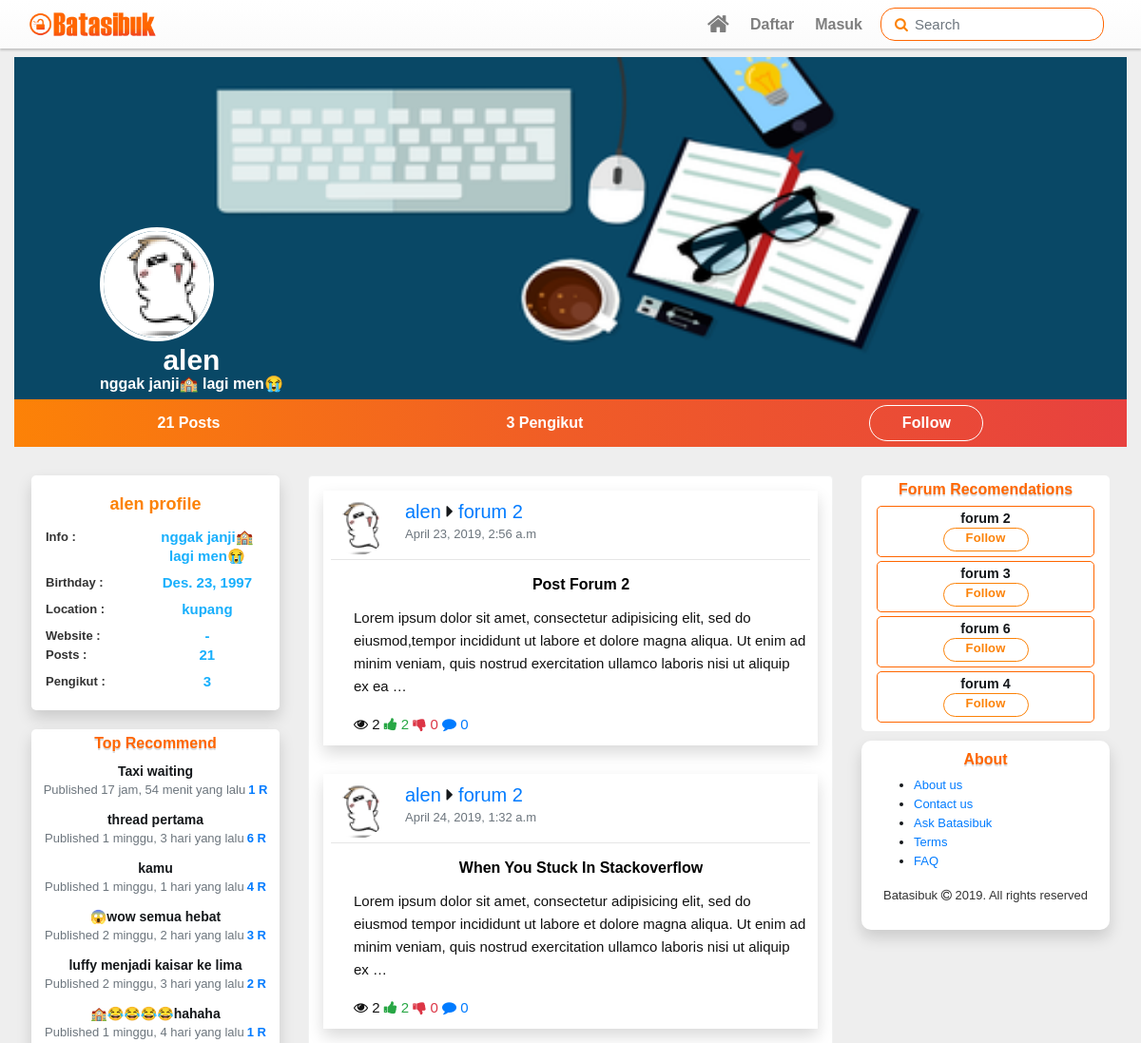
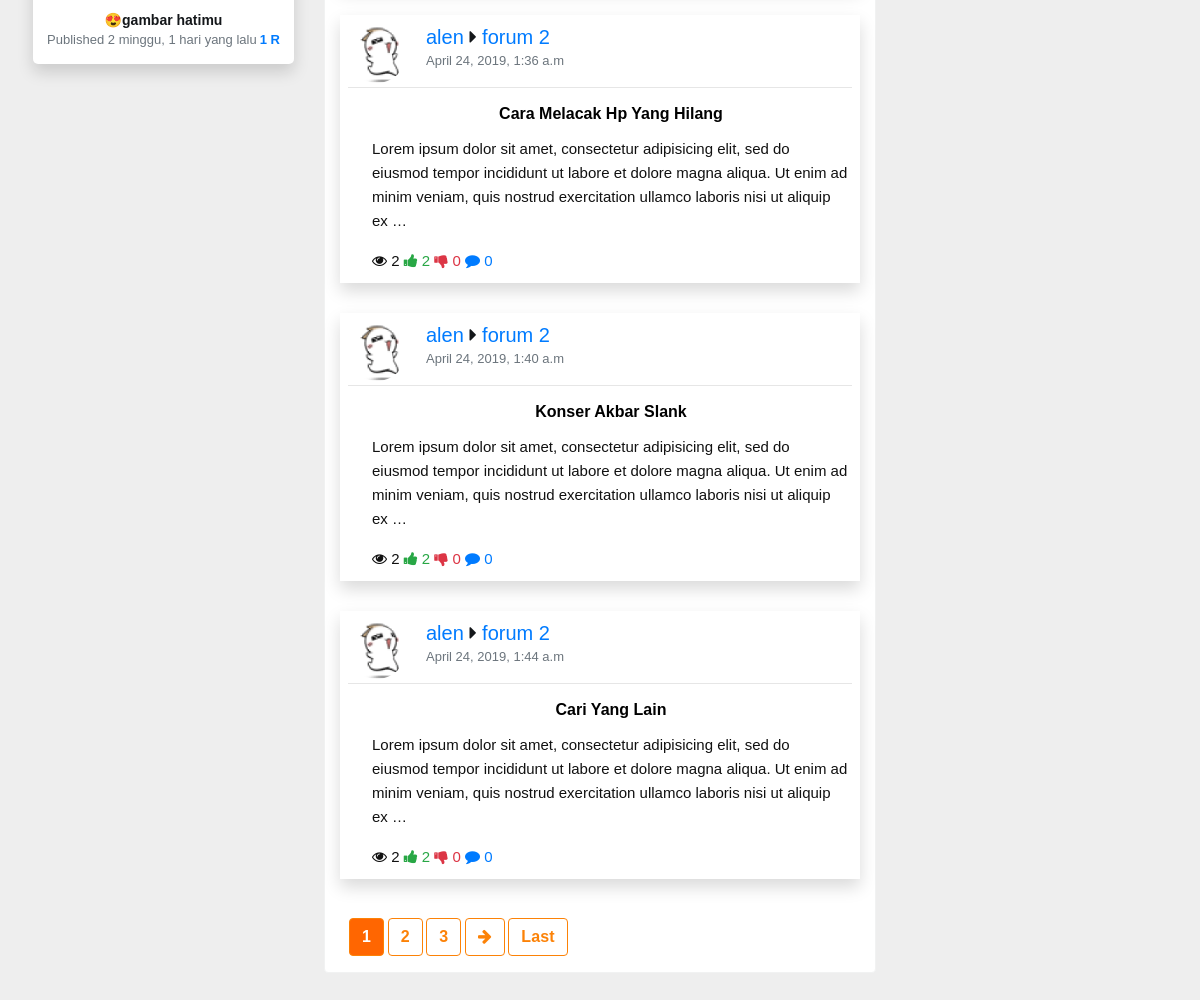
The app's page /creator/alen with its own data (2 pictures, top to bottom).
### account/models.py (models this page shows, shortened)
class Profile(Followble):
	user=models.OneToOneField(User,on_delete=models.CASCADE)
	info=models.CharField(max_length=30,blank=True,default='Kreator Batasibuk')
	date_of_birth=models.DateField(blank=True,null=True)
	gender=models.IntegerField(choices=(
		(Male,'Male'),
		(Female,'Female')
		),blank=True,default=Male)
	user_photo=models.ImageField(default='profile_image/default_profile_normal.png',upload_to=avatar_path)
	user_header=models.ImageField(default='profile_image/default_header.jpg',upload_to=header_path)
	location = models.CharField(max_length=30, blank=True)
	website=models.URLField(blank=True)

### batasibuk_forum/models.py (models this page shows, shortened)
class Votable(models.Model):
	class Meta:
		abstract=True
	votes=GenericRelation(Vote,content_type_field='vote_type',object_id_field='vote_id')
	upvotes=models.IntegerField(default=0,blank=True)
	downvotes=models.IntegerField(default=0,blank=True)
	vote_self=False

class Post(Votable):
	objects=PostsManager()
	forum_post_type=models.ForeignKey(ContentType,on_delete=models.PROTECT,related_name='_forum_posts')
	forum_post_id=models.PositiveIntegerField()
	content_forum_post=GenericForeignKey('forum_post_type','forum_post_id')
	author=models.ForeignKey(User,related_name='posts',on_delete=models.PROTECT)
	created=models.DateTimeField(auto_now_add=True)
	updated=models.DateTimeField(auto_now=True)
	updated_by=models.ForeignKey(User,blank=True,null=True,on_delete=models.PROTECT)
	post_title=models.CharField(max_length=255)
	body=RichTextUploadingField(blank=True,
								config_name='post_thread',
								external_plugin_resources=[(
									'emoji',
									'/static/ckeditor_plugins/emoji/',
									'plugin.js')]
								)
	post_slug=models.SlugField(max_length=255,blank=True,editable=False)
	status=models.IntegerField(choices=(
		(0,'Draft'),
		(1,'Post')
		),default=0)
	views=models.IntegerField(blank=True,default=0)

class Followble(models.Model):
	class Meta:
		abstract=True
	followers=GenericRelation(Follow,content_type_field='forum_type',object_id_field='forum_id')

class Forum(Followble):
	def image_path(instance,imagename):
		base_name,ext=os.path.splitext(imagename)
		return f"logo_image/{time.strftime('%y%m%d%H%M%S')}{ext}"
	category=models.ForeignKey(Category,related_name='forums',blank=True,null=True,on_delete=models.PROTECT)
	name=models.CharField(max_length=80)
	position=models.IntegerField(blank=True,default=0)
	description=models.TextField(blank=True,default='')
	moderators=models.ManyToManyField(User,blank=True)
	updated=models.DateTimeField(auto_now=True)
	posts=GenericRelation(Post,content_type_field='forum_post_type',object_id_field='forum_post_id',related_query_name='post_forum')
	post_count=models.IntegerField(blank=True,default=0)
	forum_logo=models.ImageField(default='',upload_to=image_path)

### account/views.py (the view)
# urls.py: path('creator/<user_username>',CreatorView.as_view(),name='creator'),
class CreatorView(ListView):
	model=Post
	context_object_name='user_thread'
	template_name='account/creator.html'
	paginate_by=5
	def get(self,*args,**kwargs):
		this_user=User.objects.filter(username=self.kwargs['user_username']).first()
		if self.request.user.is_authenticated and self.request.user==this_user:
			return redirect(reverse('profile',kwargs={'user_username':self.kwargs['user_username']}))
		return super().get(*args,*kwargs)
	def get_context_data(self,*args,**kwargs):
		context=super().get_context_data(*args,**kwargs)
		context['title']=self.kwargs['user_username']
		context['this_user']=User.objects.filter(username=self.kwargs['user_username']).first()
		return context
	def get_queryset(self):
		query=super().get_queryset()
		this_author=User.objects.filter(username=self.kwargs['user_username']).first()
		return query.filter(author=this_author)

### batasibuk_forum/models.py (called while the page is built)
	def get_top_recommend(self):
		posts=Post.objects.all()
		for post in posts:
			c_recommends=post.post_recommends.all().count()
			time_since=math.floor((datetime.datetime.now().timestamp()-post.created.timestamp())/3600)
			post.score=(c_recommends)/(time_since+2)**1.8
			if c_recommends==0:
				post.score=(c_recommends-1)/(time_since+2)**1.8
		posts=sorted(posts,key=lambda t:t.score,reverse=True)
		if len(posts)>10:
			return posts[0:7]
		return posts

### batasibuk_forum/templatetags/top_recommend.py (called while the page is built)
@register.inclusion_tag('snippets/post_recommends.html')
def top_recommend():
	posts=Post.objects.get_top_recommend()
	context={
		'posts':posts,
	}
	return context

@register.inclusion_tag('snippets/forum_recommend.html')
def forum_recommend(request):
	forum=Forum.objects.all()
	if request.user.is_authenticated:
		forum=Forum.objects.exclude(followers__follower=request.user)
	for f in forum:
		f.count_followers=f.followers.all().count()
	recommend_forum=sorted(forum,key=lambda c:c.count_followers,reverse=True)
	if len(recommend_forum)>4:
		recommend_forum=recommend_forum[0:4]
	return {'request':request,'forums':recommend_forum}

### batasibuk_forum/templatetags/vote_follow_filter.py (called while the page is built)
@register.simple_tag(name='is_user_follow')
def user_is_follow(to_follow,request,text=''):
	if request.user.is_authenticated and\
		to_follow.followers.filter(follower=request.user).exists():
			if text=='get_text':
				return mark_safe('<i class="fa fa-check-circle-o fa-lg"></i> Follow')
			return 'active'
	else:
		if text=='get_text':
			return 'Follow'
		return ''

### account/templates/account/creator.html (shortened to what this page needs)
{% extends "base.html" %}
{% load static %}
{% load vote_follow_filter %}
{% load top_recommend %}
{% block get_in_head %}
  <link rel="stylesheet" type="text/css" href="{% static "css/profile_account.css" %}">
{% endblock get_in_head %}
{% block main_header %}
<div class="container-fluid">
  <div class="wrap-header">
      <div class="image-header">
        <img src="{{this_user.profile.user_header.url}}">
      </div>
      <div class="profile">
          <div class="detail-profile">
            <div class="image-profil">
               <img src="{{this_user.profile.user_photo.url}}" />
            </div>
            <a href="#" class="profile-name remove-link-format">{{this_user.username}}</a>
            <p class="profile-info">{{this_user.profile.info}}</p>
          </div>
          <div class="profile-stats d-flex flex-row justify-content-around align-items-center">
              <a href="" class="d-inline-block remove-link-format">
                  {{this_user.posts.all.count}} Post{{this_user.posts.all.count|pluralize}}
              </a>
              <a href="" class="d-inline-block remove-link-format">
                 <span id="count-followers">{{this_user.profile.followers.all.count}}</span> Pengikut
              </a>
              <a href="javascript:void(0)"class="btn btn-follow follow-this {%is_user_follow this_user.profile request%}" data-id='{{this_user.id}}' data-action='user'>{%is_user_follow this_user.profile request 'get_text'%} </a>
          </div>
      </div>
  </div>
</div>
{% endblock main_header %}
{% block main_content %}
<div class="row">
	<div class="col-md-3 order-md-1 side-left">
        <div class="user-profile shadow">
              <div class="title">{{this_user}} profile</div>
              <div class="row detail-user-profile">
                <div class="col-5">Info :</div>
                <div class="col-7 text-center" id="this-user-info">{{this_user.profile.info}}</div>
                <div class="col-5">Birthday :</div>
                <div class="col-7 text-center" id="this-user-birthday">
                  {% if this_user.profile.date_of_birth %}
                  {{this_user.profile.date_of_birth}}
                  {% else %}-
                  {% endif %}
                </div>
                <div class="col-5">Location :</div>
                <div class="col-7 text-center" id="this-user-location">
                {% if this_user.profile.location %}
                  {{this_user.profile.location}}
                  {% else %}-
                  {% endif %}
                </div>
                <div class="col-5">Website :</div>
                <div class="col-7 text-center" id="this-user-website">{% if this_user.profile.webiste %}
                  {{this_user.profile.webiste}}
                  {% else %}  -
                  {% endif %}
                </div>
                <div class="col-5">Posts :</div>
                <div class="col-7 text-center">{{this_user.posts.all.count}}</div>
                <div class="col-5">Pengikut :</div>
                <div class="col-7 text-center">{{this_user.profile.followers.all.count}}</div>
              </div>
        </div>
      {%top_recommend%}
    </div>
    <div class="col-md-6 order-1 order-md-2 ">
        <div class="content-posts">
            {% with user_thread as threads  %}
                        {% include "snippets/container_card_threads.html" %}
                    {% endwith %}
                {% include "snippets/this_paginated.html" %}
        </div>
    </div>
    <div class="col-md-3 order-2 order-md-3">
      {%forum_recommend request%}
	   	{% include "snippets/footer.html" %}
	 </div>
</div>
{% endblock main_content %}

### templates/snippets/post_recommends.html
<div class="trend-threads-card shadow">
  <h6>Top Recommend</h6>
  {% for thread  in posts %}
  	<div class="trend-thread">
      <a href="{% url 'thread' thread.post_slug thread.post_title %}" class="remove-link-format">
      	<p class="threads-title">{{thread.post_title}}</p >
      	<p class="thread-detail"><span class='text-muted'>Published {{thread.created|timesince}} yang lalu</span><span class="thread-r">{{thread.post_recommends.all.count}} R</span></p>
      </a>
  	</div>
  {% endfor %}
</div>

### templates/snippets/container_card_threads.html
{% for thread in threads %}
	<div class="post-container">
        <div class="post-detail shadow">
         	<img src="{{thread.author.profile.user_photo.url}}" alt="user" class="profile-photo" />
          <div class="user-info">
            <h5><a href="{% url "creator" thread.author.username %}" class="profile-link">{{thread.author}}</a> <i class="fa fa-caret-right"></i> <a href="{% url "forum:forumview" thread.content_forum_post.id thread.content_forum_post.name%}" class="name-forum">{{thread.content_forum_post.name}}</a></h5>
            <p class="text-muted">{{thread.created}}</p>
          </div>
          <div class="hr-custom clearfix"></div>
          <div class="post-text pl-md-2 pl-lg-4">
          	<a href="{% url "thread" thread.post_slug thread.post_title %}" class="remove-link-format">
          		<p class="thread-title">{{thread.post_title}}</p>
                <p class="d-block">{{thread.body|truncatewords_html:33|safe}}</p>
                <div class="reaction">
                     <span class="text-green d-block-inline"><i class="fa fa-eye"></i> 2</span>
                    <span class="text-success d-block-inline"><i class="fa fa-thumbs-up"></i> 2</span>
                    <span class="text-danger d-block-inline"><i class="fa fa-thumbs-down"></i> 0</span>
                    <span class="text-primary d-block-inline"><i class="fa fa-comment"></i> 0</span>
              	 </div>
        	</a>
          </div>
        </div>
    </div>
    {%empty%}
		<h4 class="text-warning text-center p-4">Tidak Ada Thread</h4>
{% endfor %}

### templates/snippets/forum_recommend.html
{% load vote_follow_filter %}
<div class="suggest-forum-card">
  <h6 class="grey">Forum Recomendations</h6>
  {% for forum in forums  %}
  	<div class="follow-forum">
      <p><a href="{% url "forum:forumview" forum.id forum.name %}"class='remove-link-format'>{{forum.name}}</a></p>
      <a href="javascript:void(0)" class="btn btn-follow follow-this {%is_user_follow forum request %} " data-id='{{forum.id}}' data-action='forum'>{%is_user_follow forum request 'get_text'%}</a>
  </div>
  {% endfor %}
</div>

### static/css/style.css (style rules this page uses)
html, body { height: 100%; width: 100%; }
body { font-family: Helvetica, Arial,sans-serif; line-height: 20px; color: #14171a; background-color: #eee; font-size: 13px; padding-top: 60px; }
.btn { font-family: Helvetica,Arial,sans-serif!important; font-weight: 700; letter-spacing: .1px; }
.btn-follow { color: #fc8207; background-color: transparent; background-image: none; border-color: #fc8207; font-weight: bold; width: 120px; border-radius: 20px; }
.remove-link-format,.remove-link-format:hover,.remove-link-format:active,.remove-link-format:focus { color: inherit; text-decoration: none; }
.hr-custom { background: none; height: 1px; border-top: 1px solid #e6e6e6; width: 100%; margin: auto; margin-bottom: 10px; }
img.profile-photo { height: 58px; width: 58px; border-radius: 50%; }
.content-posts { border-radius: 4px; width: 100%; border: 1px solid #f1f2f2; margin-bottom: 20px; background-color: #fff; }
.post-container { padding: 15px; }
.post-container .post-detail { padding:10px 8px 8px; background-color: #fff; }
.post-container .post-detail .profile-photo { float: left; margin-right: 20px; }
.post-container .post-detail .user-info > h5 { margin-bottom: 2px; }
.post-container .post-detail .post-text { line-height: 24px; margin: 0; font-size: 15px; padding: 2px; position: relative; box-sizing: border-box; transition: ease-in .1s all; color: #111; }
.post-container .post-detail .post-text a > p.thread-title { font-size: 16px; color: #000; text-align: center; font-weight: bold; margin:2px 0 -5px; text-transform: capitalize; }
.trend-threads-card { width: 100%; padding:5px 10px; background-color: #fff; border-radius: 5px; text-align: center; margin-bottom: 10px; min-height: 200px; }
.trend-threads-card .trend-thread { padding:2px; border-radius: 0; width: 100%%; border-bottom: 2px solid rgba(0,0,0,0); transition: ease-in .2s all; }
.trend-threads-card > h6 { font-weight: bold; color: #ff6600; text-shadow: 0rem .14rem rgba(0,0,0,.15); }
.trend-threads-card .trend-thread > a > .threads-title { margin-bottom: 0px; font-weight: bold; font-size: 14px; margin-bottom: 0; }
.trend-threads-card .trend-thread > a > .thread-detail { margin-bottom: 5px; }
.trend-threads-card .trend-thread > a > .thread-detail .thread-r { font-size: 13px; font-weight: bold; margin-left: 3px; color: #007bff; }
.suggest-forum-card { width: 100%; padding:5px 10px; background-color: #fff; border-radius: 5px; text-align: center; margin-bottom: 10px; }
.suggest-forum-card .follow-forum { padding:2px; border-radius: 5px; width: 95%; border: 1px solid #ff6600; margin-bottom:4px; }
.suggest-forum-card > h6 { font-weight: bold; color:#ff6600; text-shadow: 0rem .14rem rgba(0,0,0,.15); }
.suggest-forum-card .follow-forum { margin-left: auto; margin-right: auto; }
.suggest-forum-card .follow-forum > p { display: block; margin-bottom: 0px; font-weight: bold; font-size: 1.1em; transition: ease-in .2s all; }
.suggest-forum-card .follow-forum .btn-follow { height: 25px; width: 90px; font-size: 13px; padding: 0; margin-top: 0px; margin-bottom: 3px; }

### records on screen
Post: post_title "Taxi waiting", created "17 jam, 54 menit", post_recommends.all.count "1"
Post: post_title "thread pertama", created "1 minggu, 3 hari", post_recommends.all.count "6"
Post: post_title "kamu", created "1 minggu, 1 hari", post_recommends.all.count "4"
Post: post_title "😱wow semua hebat", created "2 minggu, 2 hari", post_recommends.all.count "3"
Post: post_title "luffy menjadi kaisar ke lima", created "2 minggu, 3 hari", post_recommends.all.count "2"
Post: post_title "🏫😂😂😂😂hahaha", created "1 minggu, 4 hari", post_recommends.all.count "1"
Post: post_title "😍gambar hatimu", created "2 minggu, 1 hari", post_recommends.all.count "1"
Post: author.profile.user_photo (picture), author "alen", content_forum_post.name "forum 2", created "April 23, 2019, 2:56 a.m", post_title "Post Forum 2", body "Lorem ipsum dolor sit amet, consectetur adipisicing elit, sed do eiusmod,tempor incididunt ut labore et dolore magna aliqua. Ut enim ad minim veniam, quis nostrud exercitation ullamco laboris nisi ut aliquip ex ea …"
Post: author.profile.user_photo (picture), author "alen", content_forum_post.name "forum 2", created "April 24, 2019, 1:32 a.m", post_title "When You Stuck In Stackoverflow", body "Lorem ipsum dolor sit amet, consectetur adipisicing elit, sed do eiusmod tempor incididunt ut labore et dolore magna aliqua. Ut enim ad minim veniam, quis nostrud exercitation ullamco laboris nisi ut aliquip ex …"
Post: author.profile.user_photo (picture), author "alen", content_forum_post.name "forum 2", created "April 24, 2019, 1:36 a.m", post_title "Cara Melacak Hp Yang Hilang", body "Lorem ipsum dolor sit amet, consectetur adipisicing elit, sed do eiusmod tempor incididunt ut labore et dolore magna aliqua. Ut enim ad minim veniam, quis nostrud exercitation ullamco laboris nisi ut aliquip ex …"
Post: author.profile.user_photo (picture), author "alen", content_forum_post.name "forum 2", created "April 24, 2019, 1:40 a.m", post_title "Konser Akbar Slank", body "Lorem ipsum dolor sit amet, consectetur adipisicing elit, sed do eiusmod tempor incididunt ut labore et dolore magna aliqua. Ut enim ad minim veniam, quis nostrud exercitation ullamco laboris nisi ut aliquip ex …"
Post: author.profile.user_photo (picture), author "alen", content_forum_post.name "forum 2", created "April 24, 2019, 1:44 a.m", post_title "Cari Yang Lain", body "Lorem ipsum dolor sit amet, consectetur adipisicing elit, sed do eiusmod tempor incididunt ut labore et dolore magna aliqua. Ut enim ad minim veniam, quis nostrud exercitation ullamco laboris nisi ut aliquip ex …"
Forum: name "forum 2", is_user_follow "Follow"
Forum: name "forum 3", is_user_follow "Follow"
Forum: name "forum 6", is_user_follow "Follow"
Forum: name "forum 4", is_user_follow "Follow"

### other values on screen
{{ this_user.username }} "alen"
{{ this_user.profile.info }} "nggak janji🏫 lagi men😭"
{{ this_user.posts.all.count }} "21"
{{ this_user.profile.followers.all.count }} "3"
{{ this_user }} "alen"
{{ this_user.profile.date_of_birth }} "Des. 23, 1997"
{{ this_user.profile.location }} "kupang"
{{ num }} "1"
{{ num }} "2" "3"
